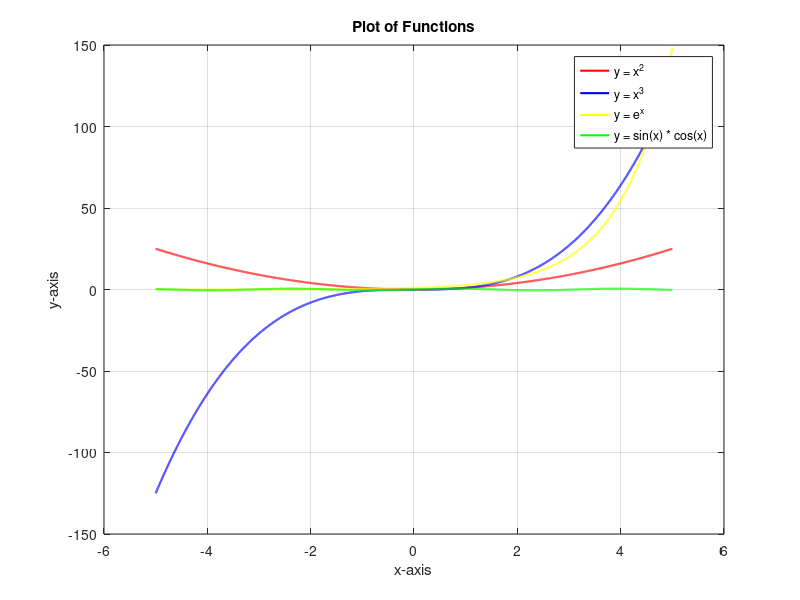

Write the MATLAB code that produced this figure.
% Name - Param Patel %
% Assignment 1 %
% DATE - 5/02/2024 %
% ROLL NO - 21BME115D %

x = linspace(-5, 5, 10000);
y1 = x.^2;
y2 = x.^3;
y3 = exp(x);
y4 = sin(x) .* cos(x);

plot(x, y1, 'r', 'linewidth' , 1.5, 'DisplayName', 'y = x^2');
hold on;
plot(x, y2, 'b', 'linewidth' , 1.5, 'DisplayName', 'y = x^3');
plot(x, y3, 'y', 'linewidth' , 1.5, 'DisplayName', 'y = e^x');
plot(x, y4, 'g', 'linewidth' , 1.5, 'DisplayName', 'y = sin(x) * cos(x)');

xlabel('x-axis');
ylabel('y-axis');
legend('show');
title('Plot of Functions');
grid on;
hold off;
